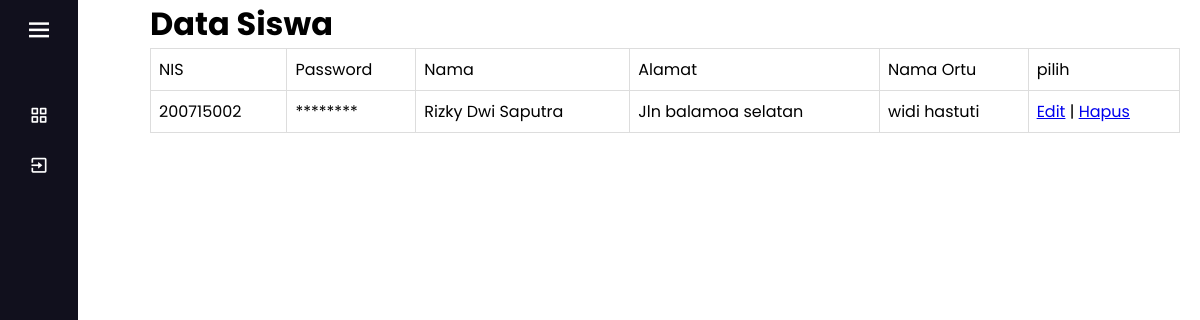
/siswa (signed in), run on the app's committed database.
### application/models.py (models this page shows)
class SISWA(UserMixin, db.Model):
    NIS = db.Column(db.String(100), primary_key=True) # primary keys are required by SQLAlchemy
    Nama = db.Column(db.String(100))
    Password = db.Column(db.String(100))
    role = db.Column(db.String(100))
    Alamat = db.Column(db.String(1000))
    NamaOrtu = db.Column(db.String(1000))
    Token = db.Column(db.String(1000))

### application/main.py (the view)
@main.route('/siswa')
@roles_required('admin','guru')
def siswa():
    siswa= SISWA.query.all()
    return render_template("dashboard/data_siswa.html", siswa=siswa, name=current_user.nama)

### application/__init__.py (called while the page is built)
@login_manager.user_loader
def load_user(user_id):
        return ADMIN.query.get(int(user_id))

### application/main.py (called while the page is built)
def roles_required(*role_names):
    def decorator(original_route):
        @wraps(original_route)
        def decorated_route(*args, **kwargs):
            if not current_user.is_authenticated:
                print('The user is not authenticated.')
                return redirect(url_for('main.login'))
            print(current_user.role)
            print(role_names)
            if not current_user.role in role_names:
                print('The user does not have this role.')
                return redirect(url_for('main.login'))
            else:
                print('The user is in this role.')
                return original_route(*args, **kwargs)
        return decorated_route
    return decorator

### application/templates/dashboard/data_siswa.html (shortened to what this page needs)
{% include 'dashboard/nav.html' %}
{% block content %}
<div class="container" style="margin-left: 150px;margin-right: 20px;">
    <div class="starter-template">
        <h1>Data Siswa</h1>
        <table class="table table-striped">
            <thead>
                <tr>
                    <td>NIS</td>
                    <td>Password</td>
                    <td>Nama</td>
                    <td>Alamat</td>
                    <td>Nama Ortu</td>
                    <td>pilih</td>
                </tr>
            </thead>
            <tbody>
                {% for row in siswa %}
                <tr>
                    <a href="/history/{{ row.NIS }}"><td>{{ row.NIS }}</td>
                    <td>********</td>
                    <td>{{ row.Nama }}</td>
                    <td>{{ row.Alamat }}</td>
                    <td>{{ row.NamaOrtu }}</td></a>
                    <td><a href="/formupdate/{{ row.NIS }}">Edit</a> | <a href="/deletesiswa/{{row.NIS}}">Hapus</a>
                    </td>
                </tr>
                {% else %}
                <tr>
                    <td colspan="2">Tidak Ada Data</td>
                </tr>
                {% endfor %}
            </tbody>
        </table>
    </div>
</div>
{% endblock %}

### application/static/css/header.css (style rules this page uses)
* { margin: 0; padding: 0; box-sizing: border-box; font-family: 'Poppins', sans-serif; }

### application/templates/dashboard/nav.html (style rules this page uses)
table { font-family: arial, sans-serif; border-collapse: collapse; width: 100%; }
td, th { border: 1px solid #dddddd; text-align: left; padding: 8px; }

### data on the page
SISWA: NIS "200715002", Nama "Rizky Dwi Saputra", Alamat "Jln balamoa selatan", NamaOrtu "widi hastuti"
